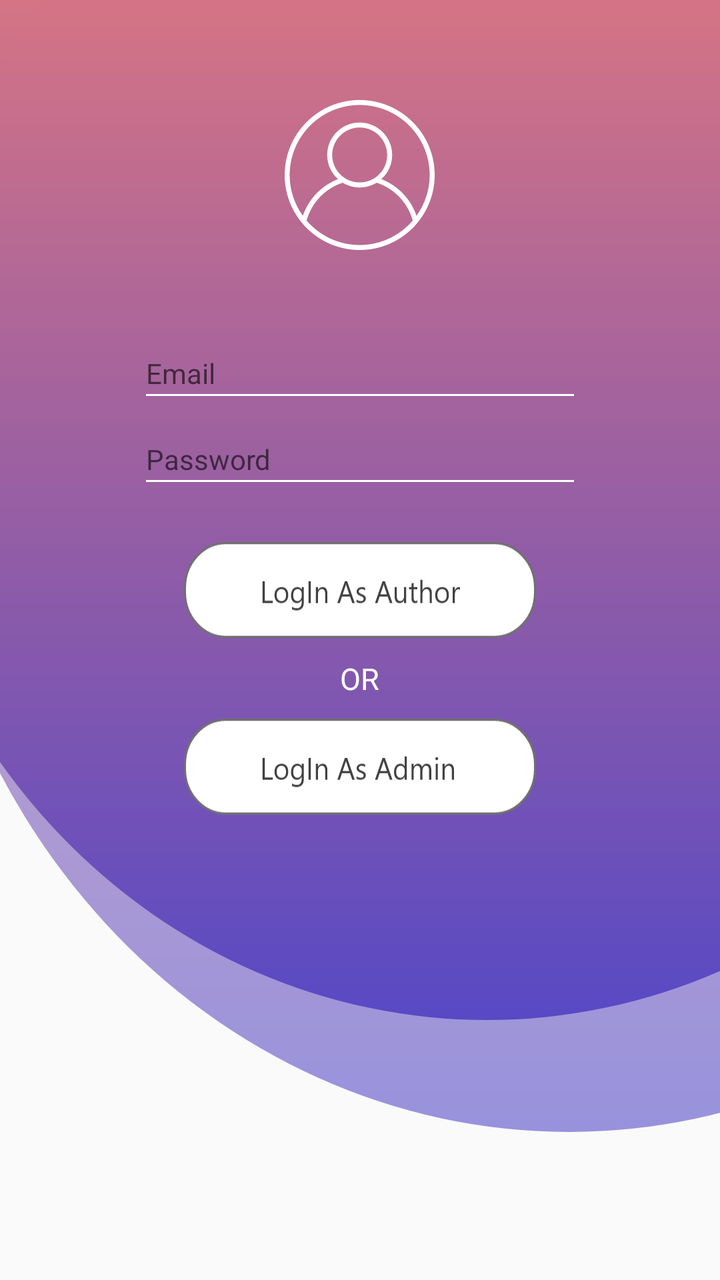
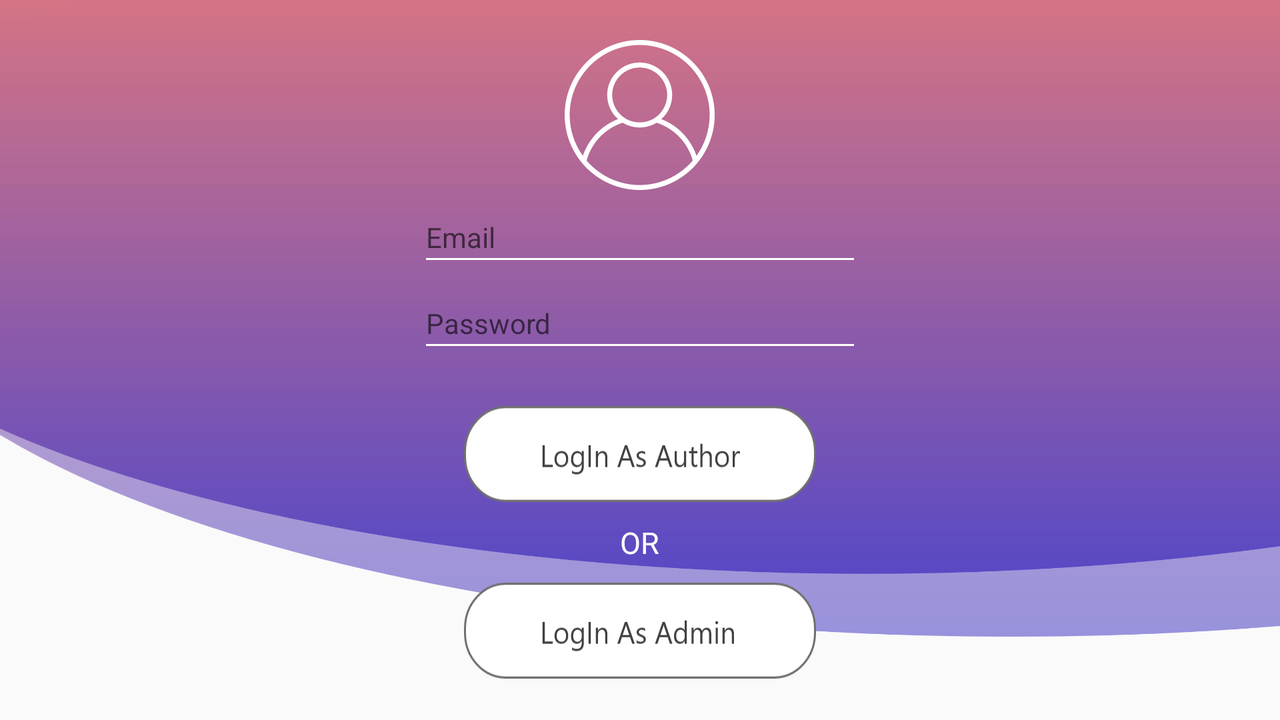

Compare how this app lays out the same screen by default and in its alternative resource folder. The renders come first, then the two layout files and the values they reference.
<!-- AndroidManifest.xml: application theme AppTheme -->
<!-- res/layout/activity_log_in.xml -->
<?xml version="1.0" encoding="utf-8"?>
<androidx.constraintlayout.widget.ConstraintLayout
    xmlns:android="http://schemas.android.com/apk/res/android"
    xmlns:app="http://schemas.android.com/apk/res-auto"
    xmlns:tools="http://schemas.android.com/tools"
    android:layout_width="match_parent"
    android:layout_height="match_parent">

    <LinearLayout
        android:id="@+id/linearLayout"
        android:layout_width="match_parent"
        android:layout_height="match_parent"
        android:layout_gravity="center_horizontal"
        android:background="@drawable/background"
        android:orientation="vertical"
        app:layout_constraintBottom_toBottomOf="parent"
        app:layout_constraintEnd_toEndOf="parent"
        app:layout_constraintStart_toStartOf="parent"
        app:layout_constraintTop_toTopOf="parent">

        <RelativeLayout
            android:id="@+id/rlLoading"
            android:layout_width="match_parent"
            android:layout_height="match_parent"
            android:background="#ad000000"
            android:visibility="gone">


            <com.airbnb.lottie.LottieAnimationView
                android:id="@+id/animation_view"
                android:layout_width="match_parent"
                android:layout_height="match_parent"
                android:layout_centerHorizontal="true"
                android:layout_centerInParent="true"
                android:layout_marginTop="10dp"
                app:lottie_autoPlay="true"
                app:lottie_fileName="load.json"
                app:lottie_loop="true"

                />


        </RelativeLayout>



        <LinearLayout
            android:layout_width="match_parent"
            android:layout_height="wrap_content"
            android:layout_marginTop="50dp"
            android:gravity="center"
            android:orientation="vertical">

            <ImageView
                android:layout_width="wrap_content"
                android:layout_height="wrap_content"
                app:srcCompat="@drawable/user">

            </ImageView>
        </LinearLayout>


        <LinearLayout
            android:layout_width="match_parent"
            android:layout_height="wrap_content"
            android:layout_marginTop="50dp"
            android:gravity="center"
            android:orientation="vertical">

            <EditText
                android:id="@+id/profile_email"
                android:layout_width="wrap_content"
                android:layout_height="wrap_content"
                android:background="@drawable/email"
                android:hint="Email"
                android:inputType="textEmailAddress"
                android:textSize="14sp" />

            <EditText
                android:id="@+id/profile_password"
                android:layout_width="wrap_content"
                android:layout_height="wrap_content"
                android:layout_marginTop="20dp"
                android:background="@drawable/email"
                android:ems="10"
                android:hint="Password"
                android:inputType="textPassword"
                android:textColor="@color/white"
                android:textSize="14sp" />

            <Button
                android:id="@+id/signIn"
                android:layout_width="wrap_content"
                android:layout_height="wrap_content"
                android:layout_marginTop="30dp"
                android:background="@drawable/authorlogin" />


            <TextView
                android:layout_width="wrap_content"
                android:layout_height="wrap_content"
                android:layout_margin="10dp"
                android:text="OR"
                android:textColor="@color/white"
                android:textSize="15sp" />

            <Button
                android:id="@+id/admin_SignIn"
                android:layout_width="wrap_content"
                android:layout_height="wrap_content"

                android:background="@drawable/adminlogin" />

        </LinearLayout>


    </LinearLayout>

</androidx.constraintlayout.widget.ConstraintLayout>
<!-- resources referenced by this layout -->
<resources>
  <color name="white">#FFFFFF</color>
  <!-- drawable adminlogin: png bitmap (drawable-hdpi, 4027 bytes) -->
  <!-- drawable authorlogin: png bitmap (drawable-hdpi, 4072 bytes) -->
  <!-- drawable background: png bitmap (drawable-hdpi, 21823 bytes) -->
  <!-- drawable email: png bitmap (drawable-hdpi, 360 bytes) -->
  <!-- drawable user: png bitmap (drawable-hdpi, 3539 bytes) -->
  <style name="AppTheme" parent="Theme.AppCompat.Light.DarkActionBar">
          
          <item name="colorPrimary">@color/colorPrimary</item>
          <item name="colorPrimaryDark">@color/colorPrimaryDark</item>
          <item name="colorAccent">@color/colorAccent</item>
  
  
      </style>
  <color name="colorPrimary">#721b65</color>
  <color name="colorPrimaryDark">#721b65</color>
  <color name="colorAccent">#721b65</color>
</resources>
<!-- res/layout-land/activity_log_in.xml (the repository's variant of the layout above) -->
<!-- drawn on the phone turned sideways -->
<?xml version="1.0" encoding="utf-8"?>
<androidx.constraintlayout.widget.ConstraintLayout xmlns:android="http://schemas.android.com/apk/res/android"
    xmlns:app="http://schemas.android.com/apk/res-auto"
    xmlns:tools="http://schemas.android.com/tools"
    android:layout_width="match_parent"
    android:layout_height="match_parent">


    <RelativeLayout
        android:id="@+id/rlLoading"
        android:layout_width="match_parent"
        android:layout_height="match_parent"
        android:background="#ad000000"
        android:visibility="gone"
        app:layout_constraintBottom_toBottomOf="parent"
        app:layout_constraintEnd_toEndOf="parent"
        app:layout_constraintStart_toStartOf="parent"
        app:layout_constraintTop_toTopOf="parent">


        <com.airbnb.lottie.LottieAnimationView
            android:id="@+id/animation_view"
            android:layout_width="match_parent"
            android:layout_height="match_parent"
            android:layout_centerInParent="true"
            android:layout_centerHorizontal="true"
            android:layout_marginTop="10dp"
            app:lottie_autoPlay="true"
            app:lottie_fileName="load.json"
            app:lottie_loop="true"

            />


    </RelativeLayout>

    <LinearLayout
        android:id="@+id/linearLayout"
        android:layout_width="match_parent"
        android:layout_height="match_parent"
        android:layout_gravity="center_horizontal"
        android:background="@drawable/background"
        android:orientation="vertical"
        app:layout_constraintBottom_toBottomOf="parent"
        app:layout_constraintEnd_toEndOf="parent"
        app:layout_constraintStart_toStartOf="parent"
        app:layout_constraintTop_toTopOf="parent">


        
        
        
        
        
        

        
        


        <LinearLayout
            android:layout_width="match_parent"
            android:layout_height="wrap_content"
            android:layout_marginTop="20dp"
            android:gravity="center"
            android:orientation="vertical">

            <ImageView
                android:layout_width="wrap_content"
                android:layout_height="wrap_content"
                app:srcCompat="@drawable/user" />

            <EditText
                android:id="@+id/profile_email"
                android:layout_width="wrap_content"
                android:layout_height="wrap_content"
                android:background="@drawable/email"
                android:hint="Email"
                android:layout_marginTop="12dp"
                android:inputType="textEmailAddress"
                android:textSize="14sp" />

            <EditText
                android:id="@+id/profile_password"
                android:layout_width="wrap_content"
                android:layout_height="wrap_content"
                android:layout_marginTop="20dp"
                android:background="@drawable/email"
                android:ems="10"
                android:hint="Password"
                android:inputType="textPassword"
                android:textColor="@color/white"
                android:textSize="14sp" />

            <Button
                android:id="@+id/signIn"
                android:layout_width="wrap_content"
                android:layout_height="wrap_content"
                android:layout_marginTop="30dp"
                android:background="@drawable/authorlogin" />


            <TextView
                android:layout_width="wrap_content"
                android:layout_height="wrap_content"
                android:layout_margin="10dp"
                android:text="OR"
                android:textColor="@color/white"
                android:textSize="15sp" />

            <Button
                android:id="@+id/admin_SignIn"
                android:layout_width="wrap_content"
                android:layout_height="wrap_content"
                android:background="@drawable/adminlogin" />

        </LinearLayout>


    </LinearLayout>

</androidx.constraintlayout.widget.ConstraintLayout>
